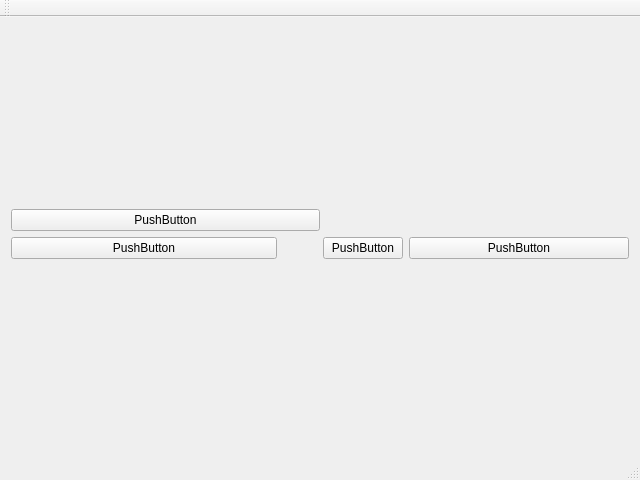
<?xml version="1.0" encoding="UTF-8"?>
<ui version="4.0">
 <class>MainWindow</class>
 <widget class="QMainWindow" name="MainWindow">
  <property name="geometry">
   <rect>
    <x>0</x>
    <y>0</y>
    <width>640</width>
    <height>480</height>
   </rect>
  </property>
  <property name="minimumSize">
   <size>
    <width>640</width>
    <height>480</height>
   </size>
  </property>
  <property name="windowTitle">
   <string>MainWindow</string>
  </property>
  <widget class="QWidget" name="centralWidget">
   <layout class="QGridLayout" name="gridLayout">
    <item row="0" column="0">
     <layout class="QVBoxLayout" name="verticalLayout">
      <property name="sizeConstraint">
       <enum>QLayout::SetMaximumSize</enum>
      </property>
      <property name="bottomMargin">
       <number>6</number>
      </property>
      <item>
       <layout class="QHBoxLayout" name="horizontalLayout">
        <item>
         <widget class="QPushButton" name="pushButton">
          <property name="sizePolicy">
           <sizepolicy hsizetype="Expanding" vsizetype="Fixed">
            <horstretch>0</horstretch>
            <verstretch>0</verstretch>
           </sizepolicy>
          </property>
          <property name="text">
           <string>PushButton</string>
          </property>
         </widget>
        </item>
        <item>
         <spacer name="horizontalSpacer">
          <property name="orientation">
           <enum>Qt::Horizontal</enum>
          </property>
          <property name="sizeType">
           <enum>QSizePolicy::Expanding</enum>
          </property>
          <property name="sizeHint" stdset="0">
           <size>
            <width>40</width>
            <height>20</height>
           </size>
          </property>
         </spacer>
        </item>
       </layout>
      </item>
      <item>
       <layout class="QHBoxLayout" name="horizontalLayout_4">
        <item>
         <layout class="QHBoxLayout" name="horizontalLayout_2">
          <item>
           <widget class="QPushButton" name="pushButton_2">
            <property name="sizePolicy">
             <sizepolicy hsizetype="MinimumExpanding" vsizetype="Fixed">
              <horstretch>0</horstretch>
              <verstretch>0</verstretch>
             </sizepolicy>
            </property>
            <property name="text">
             <string>PushButton</string>
            </property>
           </widget>
          </item>
          <item>
           <spacer name="horizontalSpacer_2">
            <property name="orientation">
             <enum>Qt::Horizontal</enum>
            </property>
            <property name="sizeType">
             <enum>QSizePolicy::Minimum</enum>
            </property>
            <property name="sizeHint" stdset="0">
             <size>
              <width>40</width>
              <height>20</height>
             </size>
            </property>
           </spacer>
          </item>
         </layout>
        </item>
        <item>
         <layout class="QHBoxLayout" name="horizontalLayout_3">
          <item>
           <widget class="QPushButton" name="pushButton_3">
            <property name="text">
             <string>PushButton</string>
            </property>
           </widget>
          </item>
          <item>
           <widget class="QPushButton" name="pushButton_4">
            <property name="sizePolicy">
             <sizepolicy hsizetype="Expanding" vsizetype="Fixed">
              <horstretch>0</horstretch>
              <verstretch>0</verstretch>
             </sizepolicy>
            </property>
            <property name="text">
             <string>PushButton</string>
            </property>
           </widget>
          </item>
         </layout>
        </item>
       </layout>
      </item>
     </layout>
    </item>
   </layout>
  </widget>
  <widget class="QMenuBar" name="menuBar">
   <property name="geometry">
    <rect>
     <x>0</x>
     <y>0</y>
     <width>640</width>
     <height>25</height>
    </rect>
   </property>
  </widget>
  <widget class="QToolBar" name="mainToolBar">
   <attribute name="toolBarArea">
    <enum>TopToolBarArea</enum>
   </attribute>
   <attribute name="toolBarBreak">
    <bool>false</bool>
   </attribute>
  </widget>
  <widget class="QStatusBar" name="statusBar"/>
 </widget>
 <layoutdefault spacing="6" margin="11"/>
 <resources/>
 <connections/>
</ui>
